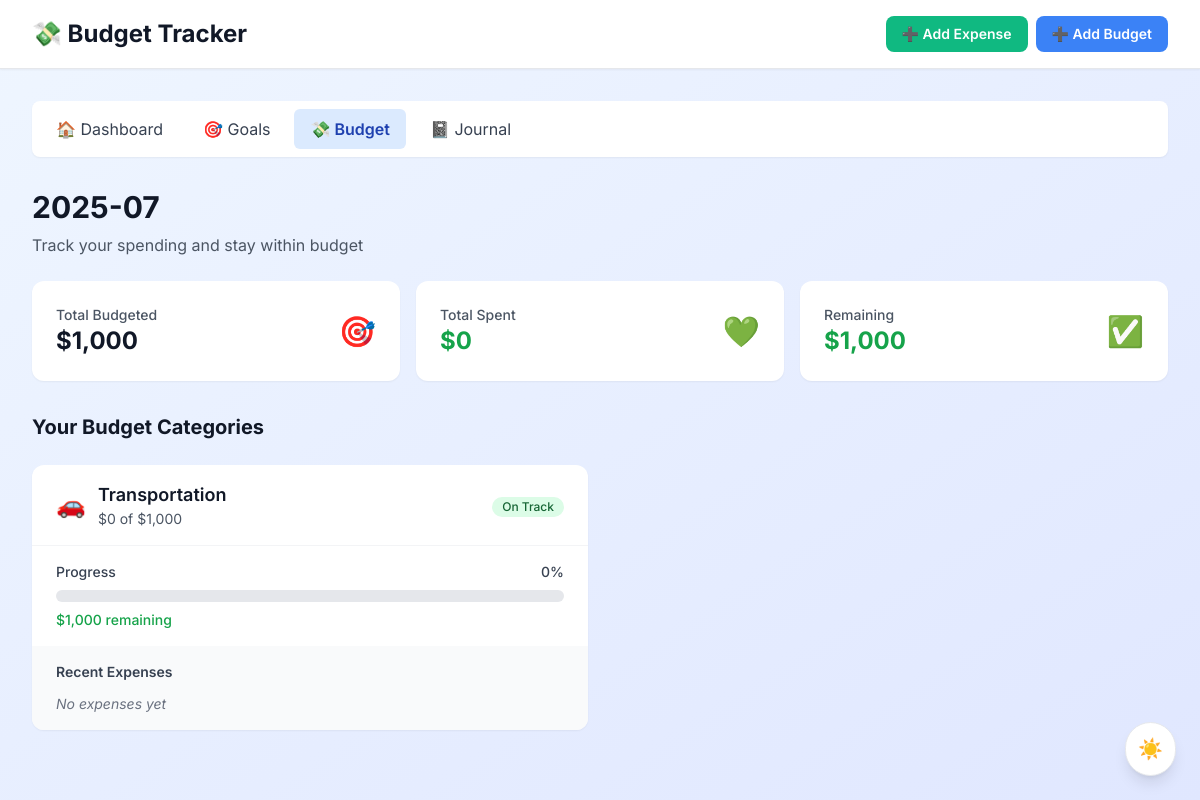
The page /budget on the database as committed earlier.
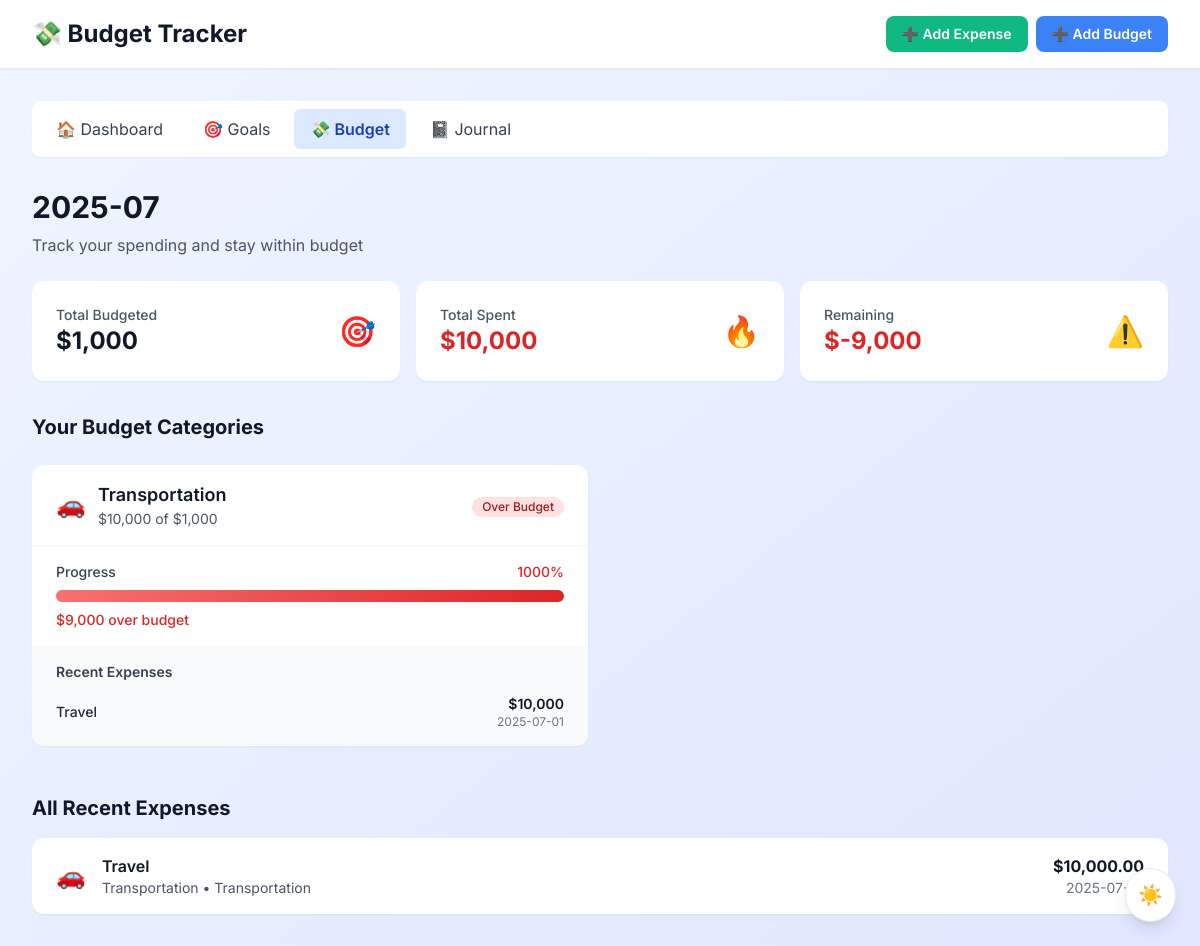
The same page on the database as committed later.
### tables this page shows
CREATE TABLE budgets (
            id INTEGER PRIMARY KEY AUTOINCREMENT,
            month TEXT NOT NULL,
            category TEXT NOT NULL,
            planned_amount REAL NOT NULL,
            spent_amount REAL DEFAULT 0,
            created_at DATETIME DEFAULT CURRENT_TIMESTAMP
        );

CREATE TABLE expenses (
            id INTEGER PRIMARY KEY AUTOINCREMENT,
            description TEXT NOT NULL,
            amount REAL NOT NULL,
            category TEXT NOT NULL,
            date TEXT NOT NULL,
            budget_id INTEGER,
            created_at DATETIME DEFAULT CURRENT_TIMESTAMP,
            FOREIGN KEY(budget_id) REFERENCES budgets(id)
        );

### app.py (the view)
@app.route('/budget')
def view_budget():
    today = datetime.now().strftime('%Y-%m-%d')
    current_month = today[:7]
    with sqlite3.connect('finance.db') as conn:
        cursor = conn.cursor()
        cursor.execute("""
            SELECT b.id, b.category, b.planned_amount,
                   COALESCE(SUM(e.amount), 0) as spent_amount,
                   (COALESCE(SUM(e.amount), 0) / b.planned_amount * 100) as spent_percent
            FROM budgets b
            LEFT JOIN expenses e ON b.id = e.budget_id
            WHERE b.month = ?
            GROUP BY b.id, b.category, b.planned_amount
        """, (current_month,))
        budget_data = cursor.fetchall()
        cursor.execute("""
            SELECT e.description, e.amount, e.category, e.date, b.category as budget_category
            FROM expenses e
            LEFT JOIN budgets b ON e.budget_id = b.id
            WHERE strftime('%Y-%m', e.date) = ?
            ORDER BY e.date DESC LIMIT 10
        """, (current_month,))
        recent_expenses = cursor.fetchall()
        cursor.execute("""
            SELECT e.description, e.amount, e.category, e.date, b.category as budget_category
            FROM expenses e
            LEFT JOIN budgets b ON e.budget_id = b.id
            WHERE strftime('%Y-%m', e.date) = ?
            ORDER BY e.date DESC
        """, (current_month,))
        all_expenses = cursor.fetchall()
    return render_template('budget.html',
                          budget_data=budget_data,
                          recent_expenses=recent_expenses,
                          all_expenses=all_expenses,
                          current_month=current_month)

### templates/budget.html (shortened to what the changed rows need)
<!DOCTYPE html>
<html lang="en">
<head>
    <link rel="stylesheet" href="{{ url_for('static', filename='styles.css') }}">
    <script src="https://cdn.tailwindcss.com"></script>
</head>
<body class="bg-gradient-to-br from-blue-50 to-indigo-100 min-h-screen">
    <div class="bg-white shadow-sm border-b">
        <div class="max-w-7xl mx-auto px-4 sm:px-6 lg:px-8">
            <div class="flex justify-between items-center py-4">
                <h1 class="text-2xl font-bold text-gray-900 flex items-center gap-2">
                    💸 Budget Tracker
                </h1>
            </div>
        </div>
    </div>
    <div class="max-w-7xl mx-auto px-4 sm:px-6 lg:px-8 py-8">
        <div class="mb-6">
            <h2 class="text-3xl font-bold text-gray-900 mb-2">{{ current_month }}</h2>
        </div>
        {% if budget_data %}
            <div class="grid grid-cols-1 md:grid-cols-3 gap-4 mb-8">
                {% set total_budgeted = budget_data | sum(attribute=2) %}
                {% set total_spent = budget_data | sum(attribute=3) %}
                <div class="bg-white rounded-xl p-6 shadow-sm">
                    <div class="flex items-center justify-between">
                        <div>
                            <p class="text-sm text-gray-600 font-medium">Total Budgeted</p>
                            <p class="text-2xl font-bold text-gray-900">${{ '{:,.0f}'.format(total_budgeted) }}</p>
                        </div>
                        <div class="text-3xl">🎯</div>
                    </div>
                </div>
                <div class="bg-white rounded-xl p-6 shadow-sm">
                    <div class="flex items-center justify-between">
                        <div>
                            <p class="text-sm text-gray-600 font-medium">Total Spent</p>
                            <p class="text-2xl font-bold {% if total_spent > total_budgeted %}text-red-600{% else %}text-green-600{% endif %}">
                                ${{ '{:,.0f}'.format(total_spent) }}
                            </p>
                        </div>
                        <div class="text-3xl">{% if total_spent > total_budgeted %}🔥{% else %}💚{% endif %}</div>
                    </div>
                </div>
                <div class="bg-white rounded-xl p-6 shadow-sm">
                    <div class="flex items-center justify-between">
                        <div>
                            <p class="text-sm text-gray-600 font-medium">Remaining</p>
                            <p class="text-2xl font-bold {% if total_spent > total_budgeted %}text-red-600{% else %}text-green-600{% endif %}">
                                ${{ '{:,.0f}'.format(total_budgeted - total_spent) }}
                            </p>
                        </div>
                        <div class="text-3xl">{% if total_spent > total_budgeted %}⚠️{% else %}✅{% endif %}</div>
                    </div>
                </div>
            </div>
            <div class="space-y-6">
                <h3 class="text-xl font-bold text-gray-900">Your Budget Categories</h3>
                <div class="grid grid-cols-1 lg:grid-cols-2 gap-6">
                    {% for budget in budget_data %}
                    {% set percentage = (budget[3] / budget[2] * 100) if budget[2] > 0 else 0 %}
                    {% set is_over = budget[3] > budget[2] %}
                    {% set is_warning = percentage > 80 and not is_over %}
                    <div class="bg-white rounded-xl shadow-sm overflow-hidden">
                        <div class="px-6 py-4 border-b border-gray-100">
                            <div class="flex items-center justify-between">
                                <div class="flex items-center gap-3">
                                    <span class="text-2xl">
                                        {% if budget[1].lower() == 'food' %}🍕
                                        {% elif budget[1].lower() == 'transport' or budget[1].lower() == 'transportation' %}🚗
                                        {% elif budget[1].lower() == 'entertainment' %}🎬
                                        {% elif budget[1].lower() == 'shopping' %}🛍️
                                        {% elif budget[1].lower() == 'housing' or budget[1].lower() == 'rent' %}🏠
                                        {% elif budget[1].lower() == 'utilities' %}⚡
                                        {% elif budget[1].lower() == 'healthcare' %}🏥
                                        {% else %}💰
                                        {% endif %}
                                    </span>
                                    <div>
                                        <h4 class="text-lg font-semibold text-gray-900">{{ budget[1].title() }}</h4>
                                        <p class="text-sm text-gray-600">
                                            ${{ '{:,.0f}'.format(budget[3]) }} of ${{ '{:,.0f}'.format(budget[2]) }}
                                        </p>
                                    </div>
                                </div>
                                <div class="text-right">
                                    {% if is_over %}
                                        <span class="inline-flex items-center px-2.5 py-0.5 rounded-full text-xs font-medium bg-red-100 text-red-800">
                                            Over Budget
                                        </span>
                                    {% elif is_warning %}
                                        <span class="inline-flex items-center px-2.5 py-0.5 rounded-full text-xs font-medium bg-yellow-100 text-yellow-800">
                                            Warning
                                        </span>
                                    {% else %}
                                        <span class="inline-flex items-center px-2.5 py-0.5 rounded-full text-xs font-medium bg-green-100 text-green-800">
                                            On Track
                                        </span>
                                    {% endif %}
                                </div>
                            </div>
                        </div>
                        <div class="px-6 py-4">
                            <div class="flex items-center justify-between mb-2">
                                <span class="text-sm font-medium text-gray-700">Progress</span>
                                <span class="text-sm font-medium {% if is_over %}text-red-600{% else %}text-gray-700{% endif %}">
                                    {{ '{:.0f}'.format(percentage) }}%
                                </span>
                            </div>
                            <div class="w-full bg-gray-200 rounded-full h-3">
                                {% set width_percentage = percentage %}
                                {% if width_percentage > 100 %}
                                    {% set width_percentage = 100 %}
                                {% endif %}
                                <div class="h-3 rounded-full transition-all duration-300
                                    {% if is_over %}bg-gradient-to-r from-red-400 to-red-600
                                    {% elif is_warning %}bg-gradient-to-r from-yellow-400 to-yellow-500
                                    {% else %}bg-gradient-to-r from-green-400 to-green-500
                                    {% endif %}"
                                    style="width: {{ '{:.0f}'.format(width_percentage) }}%">
                                </div>
                            </div>
                            <div class="mt-2">
                                {% if is_over %}
                                    <p class="text-sm font-medium text-red-600">
                                        ${{ '{:,.0f}'.format(budget[3] - budget[2]) }} over budget
                                    </p>
                                {% else %}
                                    <p class="text-sm font-medium text-green-600">
                                        ${{ '{:,.0f}'.format(budget[2] - budget[3]) }} remaining
                                    </p>
                                {% endif %}
                            </div>
                        </div>
                        <div class="px-6 py-4 bg-gray-50">
                            <h5 class="text-sm font-semibold text-gray-700 mb-3">Recent Expenses</h5>
                            {% set category_expenses = recent_expenses | selectattr(4, 'equalto', budget[1]) | list %}
                            {% if category_expenses %}
                                <div class="space-y-2 max-h-32 overflow-y-auto">
                                    {% for expense in category_expenses[:3] %}
                                    <div class="flex items-center justify-between text-sm">
                                        <span class="text-gray-800 font-medium">{{ expense[0] }}</span>
                                        <div class="text-right">
                                            <span class="text-gray-900 font-semibold">${{ '{:,.0f}'.format(expense[1]) }}</span>
                                            <span class="text-gray-500 block text-xs">{{ expense[3] }}</span>
                                        </div>
                                    </div>
                                    {% endfor %}
                                </div>
                            {% else %}
                                <p class="text-sm text-gray-500 italic">No expenses yet</p>
                            {% endif %}
                        </div>
                    </div>
                    {% endfor %}
                </div>
            </div>
            {% if recent_expenses %}
            <div class="mt-12">
                <h3 class="text-xl font-bold text-gray-900 mb-4">All Recent Expenses</h3>
                <div class="bg-white rounded-xl shadow-sm overflow-hidden">
                    <div class="divide-y divide-gray-100">
                        {% for expense in recent_expenses[:10] %}
                        <div class="px-6 py-4 flex items-center justify-between hover:bg-gray-50">
                            <div class="flex items-center gap-4">
                                <span class="text-2xl">
                                    {% if expense[2].lower() == 'food' %}🍕
                                    {% elif expense[2].lower() == 'transport' or expense[2].lower() == 'transportation' %}🚗
                                    {% elif expense[2].lower() == 'entertainment' %}🎬
                                    {% elif expense[2].lower() == 'shopping' %}🛍️
                                    {% elif expense[2].lower() == 'housing' or expense[2].lower() == 'rent' %}🏠
                                    {% elif expense[2].lower() == 'utilities' %}⚡
                                    {% elif expense[2].lower() == 'healthcare' %}🏥
                                    {% else %}💰
                                    {% endif %}
                                </span>
                                <div>
                                    <p class="font-semibold text-gray-900">{{ expense[0] }}</p>
                                    <p class="text-sm text-gray-600">{{ expense[2].title() }}{% if expense[4] %} • {{ expense[4].title() }}{% endif %}</p>
                                </div>
                            </div>
                            <div class="text-right">
                                <p class="font-bold text-gray-900">${{ '{:,.2f}'.format(expense[1]) }}</p>
                                <p class="text-sm text-gray-500">{{ expense[3] }}</p>
                            </div>
                        </div>
                        {% endfor %}
                    </div>
                </div>
            </div>
            {% endif %}
        {% endif %}
    </div>
</body>
</html>

Rows that differ between the two databases and show on the page:
shown differently, row unchanged: budgets "Transportation": budget "0" → "10,000"; percentage "0" → "1000"; budget[3]-budget[2] (not shown) → "9,000"; budget[2]-budget[3] "1,000" → (not shown); text "On Track remaining No expenses yet" → "Over Budget over budget"
added expenses: description "Travel", amount "10,000", date "2025-07-01", category "Transportation", amount "10,000.00"
Other text that changed with them:
{{ '{:,.0f}'.format(total_spent) }}: "0" → "10,000"
{{ '{:,.0f}'.format(total_budgeted - total_spent) }}: "1,000" → "-9,000"
text now shown: "🔥 ⚠️ All Recent Expenses"
